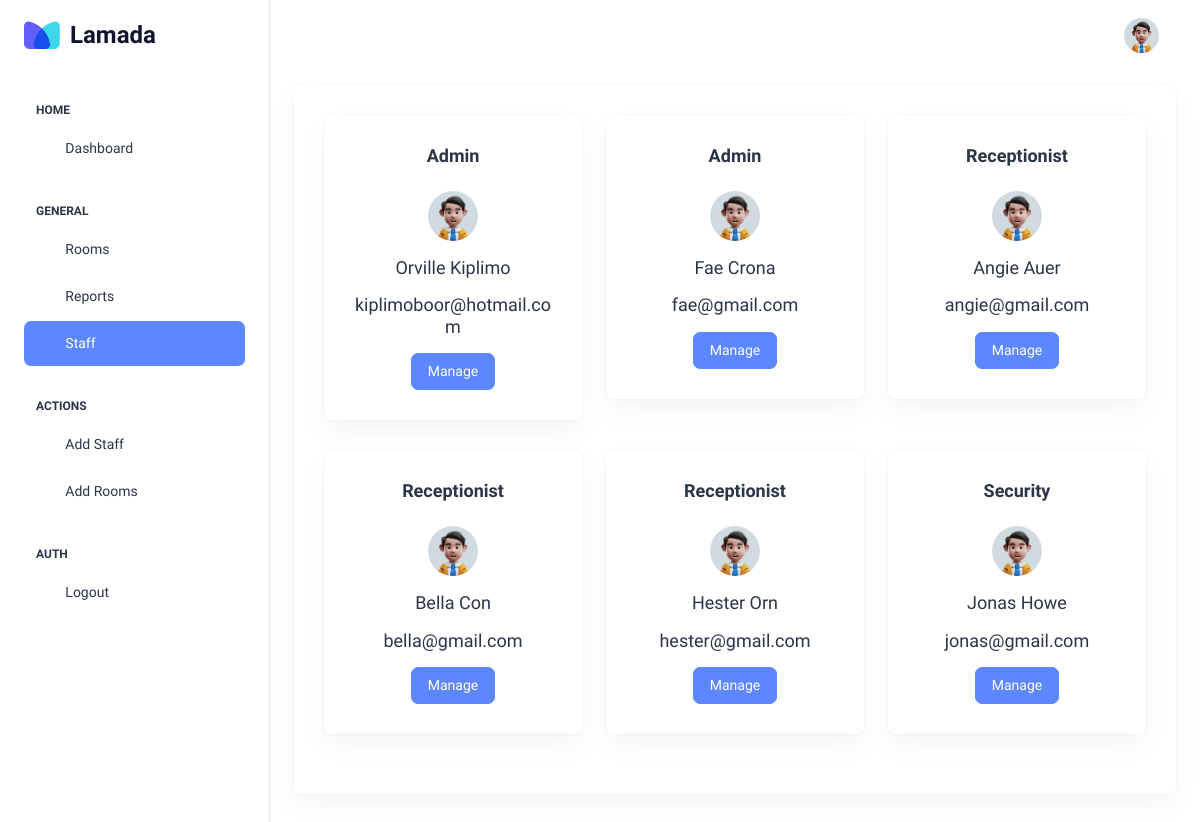
Page /staff (signed in) on the committed database.
### tables this page shows
CREATE TABLE 'users' (
    'id' INTEGER PRIMARY KEY AUTOINCREMENT,
    'email' VARCHAR(50) NOT NULL,
    'first_name' CHAR(50),
    'last_name' CHAR(50),
    'role' CHAR(50),
    'password' VARCHAR
);

### app.py (the view)
@app.route("/staff", methods=["GET", "POST"])
@login_required
def staff():
    rows = db.execute(
        "SELECT id, first_name, last_name, email, role FROM users ORDER BY role"
    )
    return render_template("staff.html", employees=rows)

### app.py (called while the page is built)
@app.after_request
def after_request(response):
    response.headers["Cache-Control"] = "no-cache, no-store, must-revalidate"
    response.headers["Expires"] = 0
    response.headers["Pragma"] = "no-cache"
    return response

@app.context_processor
def user_details():
    if request.path == "/login":
        return {}
    row = db.execute(
        "SELECT first_name, last_name, role FROM users WHERE id = ?", session["user_id"]
    )
    return dict(user=row[0])

### helpers.py (called while the page is built)
def login_required(f):
    @wraps(f)
    def decorated_function(*args, **kwargs):
        if session.get("user_id") is None:
            return redirect("/login")
        return f(*args, **kwargs)
    return decorated_function

### templates/staff.html (shortened to what this page needs)
<!DOCTYPE html>
<html lang="en">
  <head>
    <link
      rel="stylesheet"
      href="https://cdn.jsdelivr.net/npm/bootstrap@4.0.0/dist/css/bootstrap.min.css"
    />
    <link
      rel="stylesheet"
      href="https://cdn.jsdelivr.net/npm/intl-tel-input@18.1.1/build/css/intlTelInput.css"
    />
    <link rel="stylesheet" href="../static/css/styles.min.css" />
  </head>
  <body>
    <div
      class="page-wrapper"
      id="main-wrapper"
      data-layout="vertical"
      data-navbarbg="skin6"
      data-sidebartype="full"
      data-sidebar-position="fixed"
      data-header-position="fixed"
    >
      <aside class="left-sidebar">
        <div>
          <div
            class="brand-logo d-flex align-items-center justify-content-between"
          >
            <a
              href="/"
              class="text-nowrap logo-img"
              style="display: flex; align-items: center"
            >
              <img src="../static/images/icon.svg" width="36" alt="" />
              <span
                style="
                  font-weight: 700;
                  font-size: 24px;
                  color: #11142d;
                  padding-left: 10px;
                "
                >Lamada</span
              >
            </a>
          </div>
          <nav class="sidebar-nav scroll-sidebar" data-simplebar="">
            <ul id="sidebarnav">
              <li class="nav-small-cap">
                <span class="hide-menu">Home</span>
              </li>
              <li class="sidebar-item">
                <a class="sidebar-link" href="/" aria-expanded="false">
                  <span>
                    <i class="ti ti-layout-dashboard"></i>
                  </span>
                  <span class="hide-menu">Dashboard</span>
                </a>
              </li>
              <li class="nav-small-cap">
                <span class="hide-menu">GENERAL</span>
              </li>
              <li class="sidebar-item">
                <a class="sidebar-link" href="/rooms" aria-expanded="false">
                  <span>
                    <i class="ti ti-bed"></i>
                  </span>
                  <span class="hide-menu">Rooms</span>
                </a>
              </li>
              <li class="sidebar-item">
                <a
                  class="sidebar-link"
                  href="./authentication-register.html"
                  aria-expanded="false"
                >
                  <span>
                    <i class="ti ti-file"></i>
                  </span>
                  <span class="hide-menu">Reports</span>
                </a>
              </li>
              <li class="sidebar-item">
                <a class="sidebar-link" href="/staff" aria-expanded="false">
                  <span>
                    <i class="ti ti-user"></i>
                  </span>
                  <span class="hide-menu">Staff</span>
                </a>
              </li>
              <li class="nav-small-cap">
                <span class="hide-menu">ACTIONS</span>
              </li>
              <li class="sidebar-item">
                <a
                  class="sidebar-link"
                  href="/register-employee"
                  aria-expanded="false"
                >
                  <span>
                    <i class="ti ti-user-plus"></i>
                  </span>
                  <span class="hide-menu">Add Staff</span>
                </a>
              </li>
              <li class="sidebar-item">
                <a
                  class="sidebar-link"
                  href="/register-room"
                  aria-expanded="false"
                >
                  <span>
                    <i class="ti ti-user-plus"></i>
                  </span>
                  <span class="hide-menu">Add Rooms</span>
                </a>
              </li>
              <li class="nav-small-cap">
                <span class="hide-menu">AUTH</span>
              </li>
              <li class="sidebar-item">
                <a class="sidebar-link" href="/logout" aria-expanded="false">
                  <span>
                    <i class="ti ti-login"></i>
                  </span>
                  <span class="hide-menu">Logout</span>
                </a>
              </li>
            </ul>
          </nav>
        </div>
      </aside>
      <div class="body-wrapper">
        <header class="app-header">
          <nav class="navbar navbar-expand-lg navbar-light">
            <div
              class="navbar-collapse justify-content-end px-0"
              id="navbarNav"
            >
              <ul
                class="navbar-nav flex-row ms-auto align-items-center justify-content-end"
              >
                <li class="nav-item dropdown">
                  <a
                    class="nav-link nav-icon-hover"
                    href="javascript:void(0)"
                    id="drop2"
                    data-bs-toggle="dropdown"
                    aria-expanded="false"
                  >
                    <img
                      src="../static/images/user.jpg"
                      alt=""
                      width="35"
                      height="35"
                      class="rounded-circle"
                    />
                  </a>
                </li>
              </ul>
            </div>
          </nav>
        </header>
        <div class="container-fluid">
          <div class="card">
            <div class="card-body">
              <div class="row">
                {% for employee in employees%}
                <div class="employee col-md-4">
                  <div class="card">
                    <div class="card-body text-center">
                      <h5 class="card-title fw-semibold mb-4 role">
                        {{employee['role'].capitalize()}}
                      </h5>
                      <img
                        src="../static/images/user.jpg"
                        alt=""
                        height="50"
                        class="rounded-circle"
                      />
                      <h5 class="card-title mt-3 mb-3 name">
                        {{(employee['first_name'] +" "+
                        employee['last_name']).title()}}
                      </h5>
                      <h5 class="card-title mt-3 mb-3 email">
                        {{employee['email']}}
                      </h5>
                      <button
                        type="button"
                        class="btn btn-primary"
                        data-toggle="modal"
                        data-target="#updateEmployee"
                      >
                        Manage
                      </button>
                    </div>
                  </div>
                </div>
                {%endfor%}
              </div>
            </div>
          </div>
        </div>
      </div>
    </div>
  </body>
</html>

### rows in the picture
users: role "Admin", first_name+last_name "Orville Kiplimo", email "kiplimoboor@hotmail.com"
users: role "Admin", first_name+last_name "Fae Crona", email "fae@gmail.com"
users: role "Receptionist", first_name+last_name "Angie Auer", email "angie@gmail.com"
users: role "Receptionist", first_name+last_name "Bella Con", email "bella@gmail.com"
users: role "Receptionist", first_name+last_name "Hester Orn", email "hester@gmail.com"
users: role "Security", first_name+last_name "Jonas Howe", email "jonas@gmail.com"
